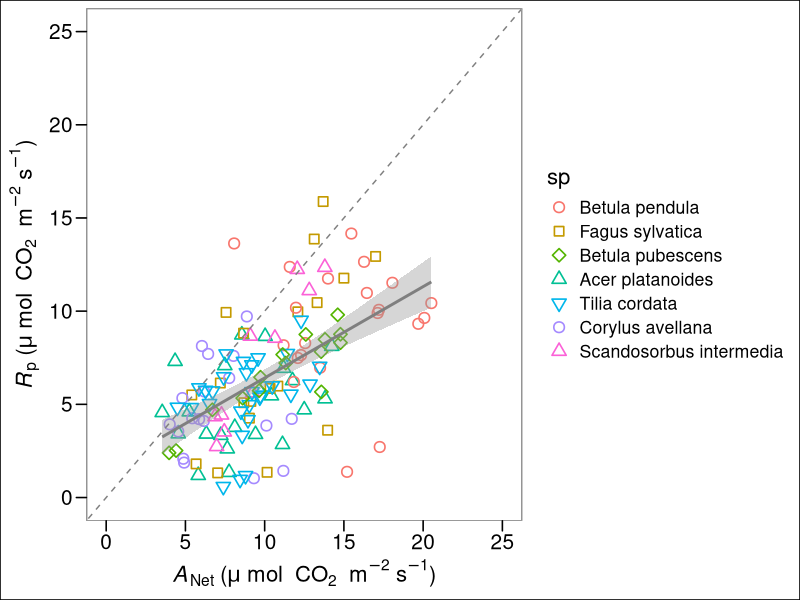
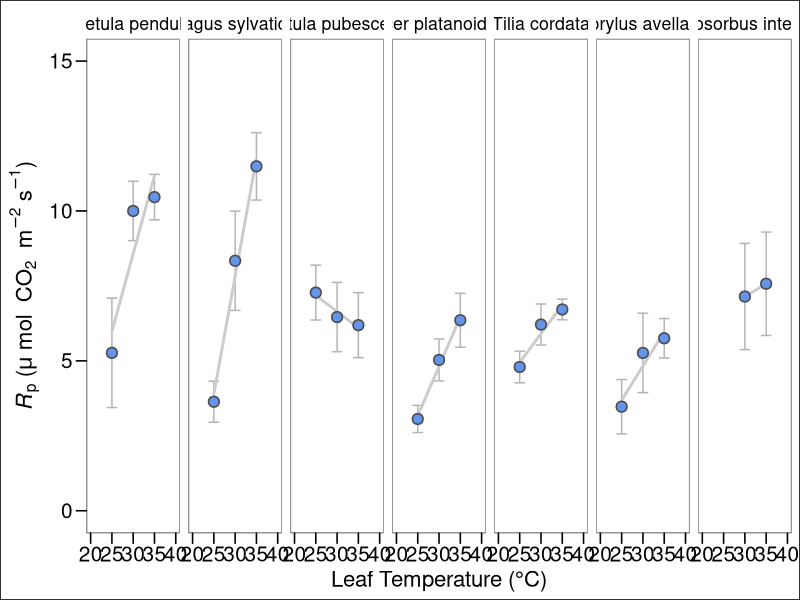
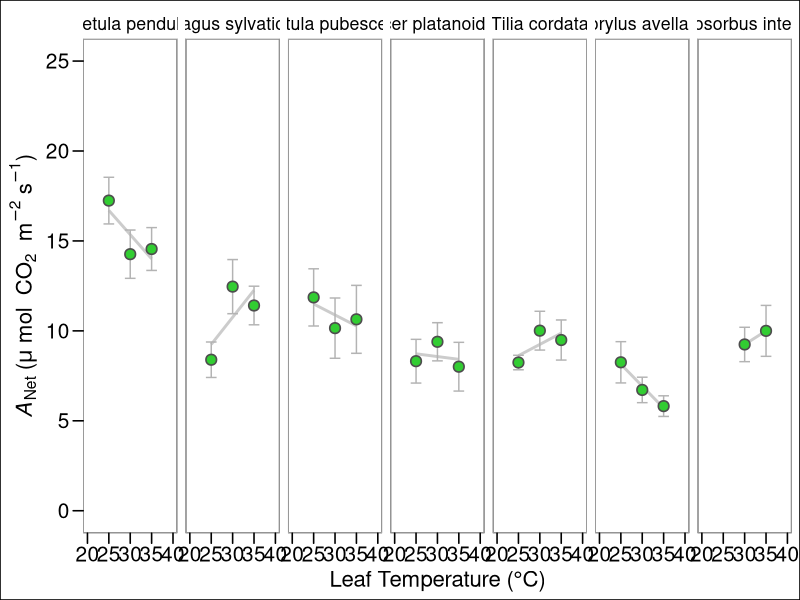
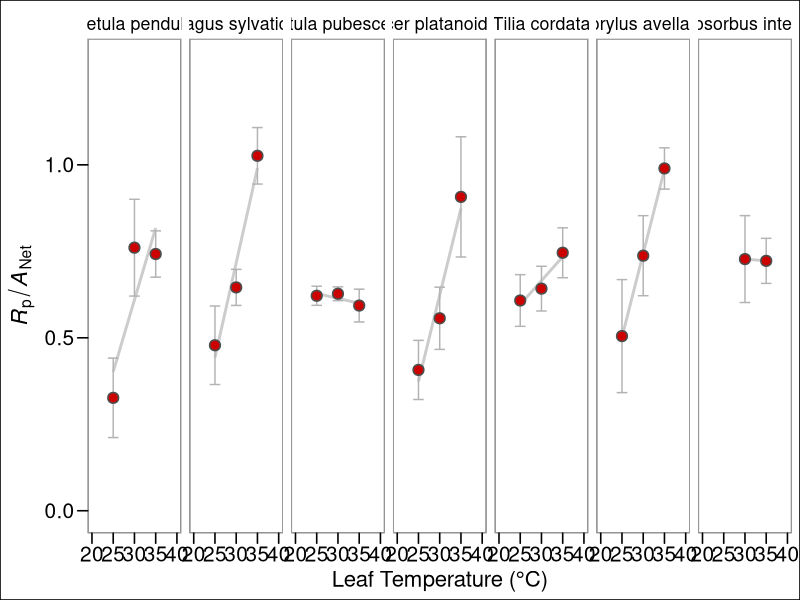
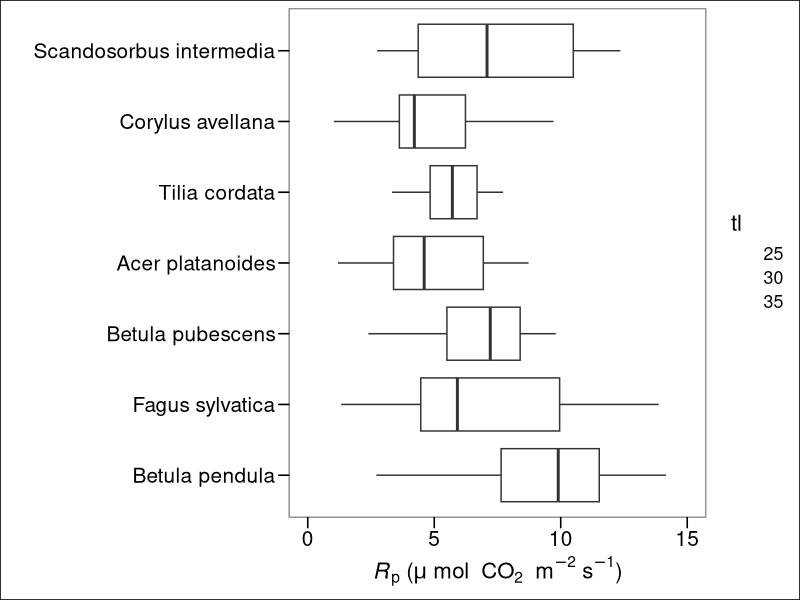
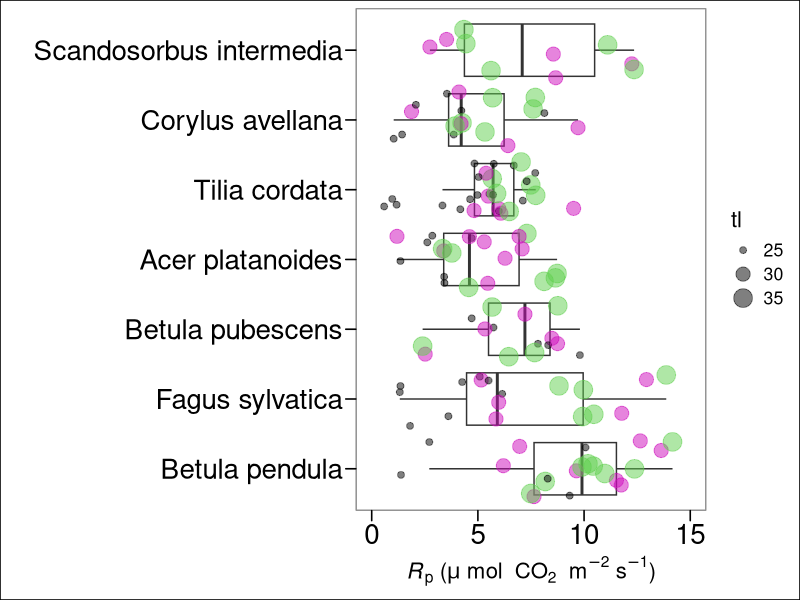
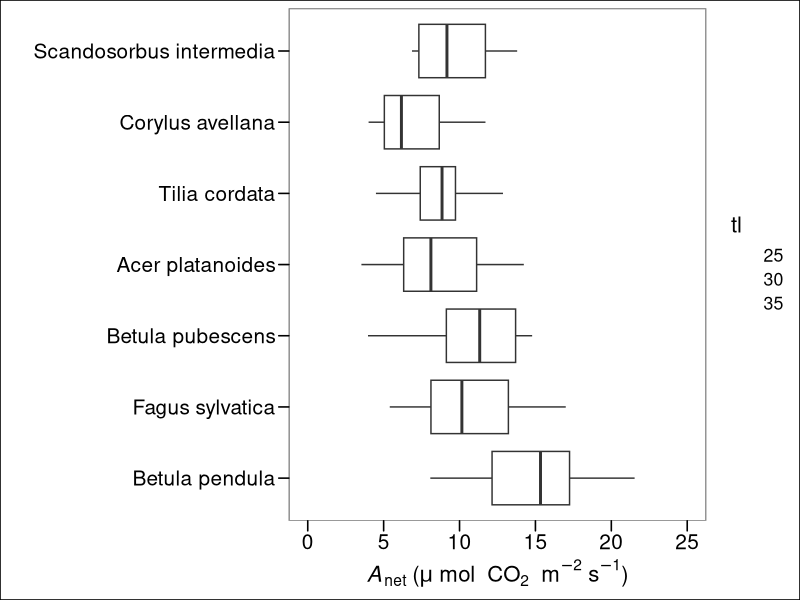
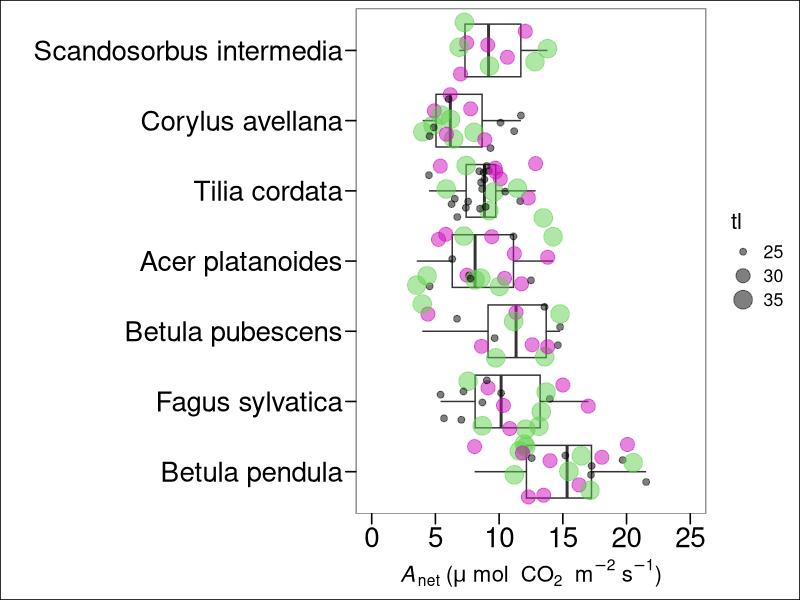

The R source for these figures, in order: (Note: this script raises an error after producing the figures.)


## lable ----
ytleaf          <- expression("T"["leaf"]~degree~"C")
photorate       <- expression("" ~mu ~ mol ~ "CO"[2]~m^{-2} ~ "s"^{-1})
labrsq          <- expression(R^{2}~"=")
labvpdl         <- "VPD (kPa)"
lab_photo       <- expression(paste(italic(A)[Net], ' (', mu * ~'mol'~ " CO"[2]~' m'^{-2}*' s'^{-1}*')'))
lab_photo1      <- expression(paste(italic(A)[Net], ' (', mu * 'mol m'^{-2}*'s'^{-1}*')'))
lab_Tleaf       <- expression(paste("Leaf temperature (", degree,"C)"))
labcond         <- expression("g"["s"]~~"in"~mol~H[2]*O~m^{-2}~s^{-1})
labcond1        <- expression("Conductance to "~H[2]*O~"in"~mol~H[2]*O~m^{-2}~s^{-1})
labtrmmol       <- expression("E"~~"in"~mol~H[2]*O~m^{-2}~s^{-1})
etrrate         <- expression("" ~mu ~ mol ~"photon" ~m^{-2} ~ "s"^{-1})
photorate       <- expression("" ~mu ~ mol ~ "CO"[2]~m^{-2} ~ "s"^{-1})
labgs           <- expression(paste(italic(g[s])*" ("~mol[H[2]*O]~m^{-2}~s^{-1}~")"))


## data processing ---- Load ONE of the following csv's


# Species
df <- read.csv("Data/Uppsala-2024-Summer-Photorespiration-SpotMes-TreeSpp.csv", header = T, stringsAsFactors = T, sep = ";")


# Ecotypes

df <- read.csv("Data/Uppsala-2024-Summer-Photorespiration-SpotMes-Birch-Ecotypes.csv", header = T, stringsAsFactors = T, sep = ";")


###### Photorespiration rate calculation loop -----------------------------------------------------

## use the following filters as necessary
df     <- subset(df, dq == "yes") # eliminates unreliable values.

df$pairid <- paste0(df$sprp, "-", df$setTleaf)

df$pairid <- as.factor(df$pairid)


length(unique(df$pairid))       # individual runs + season

dflist    <-   split(df,list(df$pairid))
dflist    <-   split(df,unique(list(df$pairid)))
dflist    <-   dflist[sapply(dflist, nrow)>0] 

setwd("output")


correct_RD <- function(data, output_path){
  
  ColumnNames <- c("sp","treeid","setTleaf",
             "anet.21p",    
             "anet.0p",
             "Rd",
             "corranet",
             "anet.delta",
             "pr.CO2", 
             "pr.real",
             "pr.percent",    
             "gsw.21p",    
             "gsw.0p",     
             "gsw.delta",  
             "gsw.percent",
             "E.21p",     
             "E.0p",      
             "E.delta",   
             "E.percent", 
             "ETR.21p",     
             "ETR.0p",
             "ETR.delta",   
             "ETR.percent",
             "JT",
             "JO1",
             "JC1",
             "JO2",
             "JC2",
             "JO1.percent",
             "JC1.percent",
             "JO2.percent",
             "JC2.percent",
             "NPQ.21p",
             "NPQ.0p",
             "NPQ.delta",
             "NPQ.percent")
  
  output_data <- data.frame(matrix(nrow = 0, ncol = length(ColumnNames)))
  names(output_data) <- ColumnNames

  for(dataIdx in 1:length(data)){
    
    speciesdata <- data[[dataIdx]]
    if(nrow(speciesdata) != 2){
      print(names(dflist)[dataIdx])
      print(nrow(speciesdata))
      next
    }
    
    
    sp               <-     speciesdata$sp[1]
    treeid           <-     speciesdata$treeid[1]
    setTleaf         <-     speciesdata$setTleaf[1]
    
    p21              <-     subset(speciesdata, olev == "21p")    
    p0               <-     subset(speciesdata, olev == "0p")
    
    anet.21p         <-     p21$A
    anet.0p          <-     p0$A
     
    
    # Calculate corrected Anet. The values for slope and intercept       where calculated using values taken from the literature. 
    
    Rd               <-      0.05554*anet.21p+ 0.11395 
    corranet         <-      anet.21p-Rd          
    # "corranet" is Anet corrected for Rd
    
    
    anet.delta       <-      anet.0p - anet.21p
    pr.CO2           <-      anet.delta * 0.5
    pr.real          <-      anet.delta + pr.CO2
    pr.percent       <-      pr.real/anet.21p
    
    gsw.21p          <-      p21$gsw
    gsw.0p           <-      p0$gsw
    gsw.delta        <-      p0$gsw - p21$gsw
    gsw.percent      <-      gsw.delta/p21$gsw
    
    
    E.21p            <-      p21$E
    E.0p             <-      p0$E
    E.delta          <-      p0$E - p21$E
    E.percent        <-      E.delta/p21$E
    
    
    ETR.21p          <-      p21$ETR
    ETR.0p           <-      p0$ETR
    ETR.delta        <-      p0$ETR - p21$ETR
    ETR.percent      <-      ETR.delta/p21$ETR
    JT               <-      ETR.21p + ETR.0p
    JO1              <-      pr.percent * JT
    JC1              <-      JT-JO1
    JO2              <-      ((2/3)*(JT-4*(anet.21p)))
    JC2              <-      ((1/3)*(JT+8*(anet.21p)))
    JO1.percent      <-      JO1/JT
    JC1.percent      <-      JC1/JT
    JO2.percent      <-      JO2/JT
    JC2.percent      <-      JC2/JT
    
    
    NPQ.21p          <-      p21$NPQ
    NPQ.0p           <-      p0$NPQ
    NPQ.delta        <-      NPQ.0p - NPQ.21p
    NPQ.percent      <-      NPQ.delta/NPQ.21p
    
    new_data = data.frame(as.character(sp),
                          as.character(treeid),
                          as.character(setTleaf), 
                          anet.21p,    
                          anet.0p,     
                          Rd, 
                          corranet,
                          anet.delta,
                          pr.CO2,
                          pr.real,
                          pr.percent,
                          gsw.21p,    
                          gsw.0p,     
                          gsw.delta,  
                          gsw.percent,
                          p21$E,     
                          E.0p,      
                          E.delta,   
                          E.percent, 
                          ETR.21p,     
                          ETR.0p,   
                          ETR.delta,   
                          ETR.percent,
                          JT,
                          JO1,
                          JC1,
                          JO2,
                          JC2,
                          JO1.percent,
                          JC1.percent,
                          JO2.percent,
                          JC2.percent,
                          NPQ.21p,
                          NPQ.0p,
                          NPQ.delta, 
                          NPQ.percent)
    
    names(new_data) <- names(output_data)
    output_data <- rbind(output_data, new_data)
    
    
  }
  
  file_path = paste(output_path, "species-output.csv", sep = "/")
  if(!dir.exists(output_path)){
    dir.create(output_path, recursive = T)
  }
  
  
  index <- 1
  while(file.exists(file_path)){
    file_path <- paste(output_path, paste("species-output", as.character(index), ".csv", sep =""), sep = "/")
    index = index + 1
  }
 
  

  write.table(output_data, file = file_path, 
              row.names = FALSE, col.names = T, sep = ";")
}

correct_RD(dflist, "./")


####### plotting output -------


outs <- read.csv("output/species-output.csv", stringsAsFactors = T, sep = ";")

outs$sp <- factor(outs$sp, levels = c(
  "Betula pendula",         
  "Fagus sylvatica",         
  "Betula pubescens",       
  "Acer platanoides", 
  "Tilia cordata",
  "Corylus avellana",       
  "Scandosorbus intermedia"))



# Making the table for the concatenated PR values for each species and each temperature point.
library(stats)
library(base)
library(dplyr)
library(ggplot2)




## Plotting absolute Rp over temp##---------------------------------###

## Figure 1A ----
svg(filename = "pr-raw-new.svg", width = 16, height = 4.5, bg = "transparent")
absolute.table <- outs %>%
  group_by(sp, setTleaf) %>%
  summarise(pr.real.avg = mean(pr.real),
            se = sd(pr.real)/ sqrt(length(pr.real)))

ggplot(absolute.table, aes(y = pr.real.avg, x=setTleaf, group=sp))+
  geom_errorbar(aes(ymin=pr.real.avg-se, ymax=pr.real.avg+se),col ="grey70", width= 2.5)+ #pmin can be used to cap the ymax. (e.g., pmin(pr.real.avg+se, 1.0))
  geom_smooth(se = F, method="lm", col = "grey80")+
  geom_point(col="grey30", size = 3, pch = 21, fill = "cornflowerblue", stroke = 0.85)+
  # stat_regline_equation(data = outs, aes(x = setTleaf, y=pr.real, label = paste(..eq.label.., ..adj.rr.label.., paste("p = ", ..p.value..), sep = "~~~")),
  # formula = y~x,
  # label.x =22, label.y = 1.5)+
  facet_wrap(~sp, ncol = 7) +
  scale_y_continuous(limits = c(0, 15), name = expression(paste(italic(R)[p], ' (', mu * ~'mol'~ " CO"[2]~' m'^{-2}*' s'^{-1}*')')))+
  scale_x_continuous(limits = c(20,40), name = "Leaf Temperature (°C)")+
  ggthemes::theme_base() +
theme(axis.text.y = element_text(size = 15), 
      axis.text.x = element_text(size = 15),
      panel.border = element_rect(color = "grey70"))
dev.off()


### Plot showing Anet 21p over temp##-------------------------------###
## Figure 1B ----

svg(filename = "anet21-raw-new.svg", width = 16, height = 4.5, bg = "transparent")

anet.table <- outs %>%
  group_by(sp, setTleaf) %>%
  summarise(anet.21p.avg = mean(anet.21p),
            se = sd(anet.21p) / sqrt(length(anet.21p)))

ggplot(anet.table, aes(y = anet.21p.avg, x=setTleaf, group=sp))+
  geom_smooth(se = F, method="lm", col = "grey80")+
  geom_errorbar(aes(ymin=anet.21p.avg-se, ymax=anet.21p.avg+se),col ="grey70", width= 2.5) +
  geom_point(col="grey30", size = 3, pch = 21, fill = "limegreen", stroke = 0.85)+
  # stat_regline_equation(data = outs, aes(x = setTleaf, y=anet.21p, label = paste(..eq.label.., ..adj.rr.label.., paste("p = ", ..p.value..), sep = "~~~")),
  # formula = y~x,
  # label.x =22, label.y = 1.5)+
  facet_wrap(~sp, ncol = 7) +
  scale_y_continuous(limits = c(0, 25), name = expression(paste(italic(A)[Net], ' (', mu * ~'mol'~ " CO"[2]~' m'^{-2}*' s'^{-1}*')')))+
  scale_x_continuous(limits = c(20,40), name = "Leaf Temperature (°C)")+
  ggthemes::theme_base()+
  theme(axis.text.y = element_text(size = 15), 
        axis.text.x = element_text(size = 15),
        panel.border = element_rect(color = "grey70"))
dev.off()





###Plot of pr.percent##-----------------------------------------###
svg(filename = "pr-percent-new.svg", width = 16, height = 4.5, bg = "transparent")



percent.table <- outs %>%
  group_by(sp, setTleaf) %>%
  summarise(pr.percent.avg = mean(pr.percent),
            se = sd(pr.percent)/ sqrt(length(pr.percent)))


ggplot(percent.table, aes(y = pr.percent.avg, x=setTleaf, group=sp))+
  #pmin can be used to cap the ymax. (e.g., pmin(pr.real.avg+se, 1.0))
  geom_smooth(se = F, method="lm", col = "grey80")+
  # ggpmisc::stat_poly_eq(
  #   data = outs,
  #   formula = y ~ x,
  #   aes(x = setTleaf, y = pr.percent, label = paste(after_stat(p.value.label), sep = "~~~")),
  #   label.x = 22,
  #   label.y = 1.5,
  # )+
  geom_errorbar(aes(ymin=pr.percent.avg-se, ymax=pr.percent.avg+se),col ="grey70", width= 2.5)+
  geom_point(col="grey30", size = 3, pch = 21, fill = "red3", stroke = 0.85)+
  # stat_regline_equation(data = outs, aes(x = setTleaf, y=pr.real, label = paste(..eq.label.., ..adj.rr.label.., paste("p = ", ..p.value..), sep = "~~~")),
  # formula = y~x,
  # label.x =22, label.y = 1.5)+
  facet_wrap(~sp, ncol = 7)+
  scale_y_continuous(limits = c(0, 1.3), name = 
                       expression(paste(italic(R)[p]/italic(A)[Net])))+
  scale_x_continuous(limits = c(20,40), name = "Leaf Temperature (°C)")+
  ggthemes::theme_base() +
  theme(axis.text.y = element_text(size = 15), 
        axis.text.x = element_text(size = 15),
        panel.border = element_rect(color = "grey70")) 
dev.off()


##---------------------------------------------------------##


###########

outs$tl <- as.factor(outs$setTleaf)



## photorespiration across species boxplot (ignoring temp). First one is for just the relationship, the second one shows the temperature spread.

svg(filename = "Rp-species.svg", width = 12, height = 6, bg = "transparent")

ggplot(outs, aes(y = pr.real, x=sp)) +
  geom_boxplot(aes(x = sp, y = pr.real), outliers =  F)  +
  geom_jitter(aes(size = tl),  color = "grey", alpha = 0) +
  
  xlab(" ") +
  scale_y_continuous(limits = c(0,15), 
                     name = expression(paste(italic(R)[p], ' (', mu * ~'mol'~ " CO"[2]~' m'^{-2}*' s'^{-1}*')')))+
  ggthemes::theme_base()+
  theme(axis.text.y = element_text(size = 15), 
        axis.text.x = element_text(size = 15),
        panel.border = element_rect(color = "grey70")) +
  coord_flip()
dev.off()



svg(filename = "Rp-species-spotted.svg", width = 12, height = 6, bg = "transparent")

ggplot(outs, aes(y = pr.real, x=sp)) +
  geom_boxplot(aes(x = sp, y = pr.real), outliers =  F)  +
  geom_jitter(aes(size = tl), color = as.factor(outs$setTleaf), alpha = 0.5) +
  xlab(" ") +
  scale_y_continuous(limits = c(0,15), 
                     name = expression(paste(italic(R)[p], ' (', mu * ~'mol'~ " CO"[2]~' m'^{-2}*' s'^{-1}*')')))+
  ggthemes::theme_base()+
  theme(axis.text.y = element_text(size = 20), 
        axis.text.x = element_text(size = 20),
        panel.border = element_rect(color = "grey70")) +
  coord_flip()
dev.off()



###------- Mixed effects models for Rp----##

mod4 <- nlme::lme(pr.real ~  sp, data = outs, 
                  random = ~1|treeid, 
                  method = "REML", 
                  na.action=na.omit) ; anova(mod4)

mod4 <- nlme::lme(pr.real ~  setTleaf, data = outs, 
                  random = ~1|sp, 
                  method = "REML", 
                  na.action=na.omit) ; anova(mod4)

mod4 <- nlme::lme(pr.real ~  sp * setTleaf, data = outs, 
                  random = ~1|treeid, 
                  method = "REML", 
                  na.action=na.omit) ; anova(mod4)

###----Test for pr.percent----------------#####


mod6 <- nlme::lme(pr.percent ~  sp, data = outs, 
                  random = ~1|treeid, 
                  method = "REML", 
                  na.action=na.omit) ; anova(mod6)

mod6 <- nlme::lme(pr.percent ~  setTleaf, data = outs, 
                  random = ~1|sp, 
                  method = "REML", 
                  na.action=na.omit) ; anova(mod6)


mod6 <- nlme::lme(pr.percent ~  sp * setTleaf, data = outs, 
                  random = ~1|treeid, 
                  method = "REML", 
                  na.action=na.omit) ; anova(mod6)


#------------------------------#


## photosynthesis across species boxplot (ignoring temp). First one is for just the relationship, the second one shows the temperature spread.

svg(filename = "Anet-species.svg", width = 12, height = 6, bg = "transparent")

ggplot(outs, aes(y = anet.21p, x=sp)) +
  geom_boxplot(aes(x = sp, y = anet.21p), outliers =  F)  +
  geom_jitter(aes(size = tl),  color = "grey", alpha = 0) +
  
  xlab(" ") +
  scale_y_continuous(limits = c(0,25), 
                     name = expression(paste(italic(A)[net], ' (', mu * ~'mol'~ " CO"[2]~' m'^{-2}*' s'^{-1}*')')))+
  ggthemes::theme_base()+
  theme(axis.text.y = element_text(size = 15), 
        axis.text.x = element_text(size = 15),
        panel.border = element_rect(color = "grey70")) +
  coord_flip()
dev.off()


svg(filename = "Anet-species-spotted.svg", width = 12, height = 6, bg = "transparent")

ggplot(outs, aes(y = anet.21p, x=sp)) +
  geom_boxplot(aes(x = sp, y = anet.21p), outliers =  F)  +
  geom_jitter(aes(size = tl), color = as.factor(outs$setTleaf), alpha = 0.5) +
  xlab(" ") +
  scale_y_continuous(limits = c(0,25), 
                     name = expression(paste(italic(A)[net], ' (', mu * ~'mol'~ " CO"[2]~' m'^{-2}*' s'^{-1}*')')))+
  ggthemes::theme_base()+
  theme(axis.text.y = element_text(size = 20), 
        axis.text.x = element_text(size = 20),
        panel.border = element_rect(color = "grey70")) +
  coord_flip()
dev.off()


###------- Mixed effects models for Anet----##

mod5 <- nlme::lme(anet.21p ~  sp, data = outs, 
                  random = ~1|treeid, 
                  method = "REML", 
                  na.action=na.omit) ; anova(mod5)

mod5 <- nlme::lme(anet.21p ~  setTleaf, data = outs, 
                  random = ~1|sp, 
                  method = "REML", 
                  na.action=na.omit) ; anova(mod5)

mod5 <- nlme::lme(anet.21p ~  sp * setTleaf, data = outs, 
                  random = ~1|treeid, 
                  method = "REML", 
                  na.action=na.omit) ; anova(mod5)






### plotting averages 

pt <- outs %>%
  group_by(sp, setTleaf) %>%
  summarise(pr = mean(pr.real),
            prse = sd(pr.real)/sqrt(length(pr.real)),
            ps = mean(anet.21p),
            psse = sd(anet.21p)/ sqrt(length(anet.21p)))

pt25 <- subset(pt, setTleaf == 25)
pt30 <- subset(pt, setTleaf == 30)
pt35 <- subset(pt, setTleaf == 35)


mod6 <- nlme::lme(pr ~  ps , data = pt25, 
                  random = ~1|sp, 
                  method = "REML", 
                  na.action=na.omit) ; anova(mod6)



mod6 <- nlme::lme(pr ~  ps , data = pt30, 
                  random = ~1|sp, 
                  method = "REML", 
                  na.action=na.omit) ; anova(mod6)

mod6 <- nlme::lme(pr ~  ps , data = pt35, 
                  random = ~1|sp, 
                  method = "REML", 
                  na.action=na.omit) ; anova(mod6)


cor25 <- cor(pt25$ps, pt25$pr, method = 'pearson'); round(cor25, 2) 
cor30 <- cor(pt30$ps, pt30$pr, method = 'pearson'); round(cor30, 2)
cor35 <- cor(pt35$ps, pt35$pr, method = 'pearson'); round(cor35, 2)






######  Rp against Anet split by temperature ----

mod6 <- nlme::lme(pr.real ~  anet.21p, data = outs, 
                  random = ~1|sp, 
                  method = "REML", 
                  na.action=na.omit) ; anova(mod6)



svg(filename = "Rp-over-Anet-alltemp.svg", width = 10, height = 3.3, bg = "transparent")

ggplot(pt, aes(y = pr, x=ps, color = sp)) +
  geom_smooth(se = T, method="lm", col = "grey80") +
  geom_point(size = 3, stroke = 0.85, aes(color = sp, shape = sp)) +
  scale_x_continuous(limits = c(0, 20), 
                     name = expression(paste(italic(A)[Net], ' (', mu * ~'mol'~ " CO"[2]~' m'^{-2}*' s'^{-1}*')'))) +
  scale_y_continuous(limits = c(0,20), 
                     name = expression(paste(italic(R)[p], ' (', mu * ~'mol'~ " CO"[2]~' m'^{-2}*' s'^{-1}*')'))) +
  ggthemes::theme_base() +
  geom_errorbar(aes(ymin=pr-prse, ymax=pr+prse)) +
  geom_errorbarh(aes(xmin=ps-psse, xmax=ps+psse)) + 
  theme(axis.text.y = element_text(size = 15),
        axis.text.x = element_text(size = 15),
        panel.border = element_rect(color = "grey70")) +
  scale_shape_manual(values = c(21,22,23,24,25,1,2))+
  geom_abline(slope = 1, linetype = "dashed", color = "grey50") + 
  geom_point(size = 3, stroke = 0.85, aes(color = sp, shape = sp)) +
  facet_wrap(~setTleaf)

dev.off()


# Does higher photorespiration rates = higher photosynthesis rates??? (spoiler, yes)



#### all replicates plotted - donot use. 

# svg(filename = "Rp-over-Anet.svg", width = 7, height = 4.5, bg = "transparent")
outs$st <- as.factor(outs$setTleaf)
ggplot(outs, aes(y = pr.real, x=anet.21p)) +
  geom_point(size = 3, 
             stroke = 0.85, aes(color = sp, shape = sp)) +
  geom_smooth(se = T, method="lm", col = "grey50") +
  scale_x_continuous(limits = c(0, 25), 
                     name = expression(paste(italic(A)[Net], ' (', mu * ~'mol'~ " CO"[2]~' m'^{-2}*' s'^{-1}*')'))) +
  scale_y_continuous(limits = c(0,25), 
                     name = expression(paste(italic(R)[p], ' (', mu * ~'mol'~ " CO"[2]~' m'^{-2}*' s'^{-1}*')')))+
  ggthemes::theme_base()+
  theme(axis.text.y = element_text(size = 15), 
        axis.text.x = element_text(size = 15),
        panel.border = element_rect(color = "grey70")) +
  scale_shape_manual(values = c(21,22,23,24,25,1,2)) +
  geom_abline(slope = 1, linetype = "dashed", color = "grey50") 
dev.off()

#---------------------------------------------------------------------#

# svg(filename = "Rp-over-Anet-alltemp.svg", width = 16, height = 4.5, bg = "transparent")

#### all replicates plotted - donot use. 


ggplot(outs, aes(y = pr.real, x=anet.21p, color = sp)) +
  geom_smooth(data = outs, mapping = aes(y=pr.real, x=anet.21p), 
              se = T, method="lm", col = "grey80") +
  geom_point(size = 3, 
             stroke = 0.85, aes(color = sp, shape = sp)) +
  scale_x_continuous(limits = c(0, 25), 
                     name = expression(paste(italic(A)[Net], ' (', mu * ~'mol'~ " CO"[2]~' m'^{-2}*' s'^{-1}*')'))) +
  scale_y_continuous(limits = c(0,25), 
                     name = expression(paste(italic(R)[p], ' (', mu * ~'mol'~ " CO"[2]~' m'^{-2}*' s'^{-1}*')')))+
  ggthemes::theme_base()+
  theme(axis.text.y = element_text(size = 15), 
        axis.text.x = element_text(size = 15),
        panel.border = element_rect(color = "grey70")) +
  scale_shape_manual(values = c(21,22,23,24,25,1,2))+
  geom_abline(slope = 1, linetype = "dashed", color = "grey50") +
  facet_wrap(~setTleaf)
dev.off()


######  Creating the dataframes for each temperature for the models ----

outs25 <- subset(outs, setTleaf == 25)
outs30 <- subset(outs, setTleaf == 30)
outs35 <- subset(outs, setTleaf == 35)


######  Rp against Anet split by temperature ----

mod6 <- nlme::lme(pr.real ~  anet.21p, data = outs, 
                 random = ~1|sp, 
                 method = "REML", 
                 na.action=na.omit) ; anova(mod6)


mod7 <- nlme::lme(pr.real ~  anet.21p, data = outs25, 
                  random = ~1|sp, 
                  method = "REML", 
                  na.action=na.omit) ; anova(mod7)

mod7 <- nlme::lme(pr.real ~  anet.21p, data = outs30, 
                  random = ~1|sp, 
                  method = "REML", 
                  na.action=na.omit) ; anova(mod7)

mod7 <- nlme::lme(pr.real ~  anet.21p, data = outs35, 
                  random = ~1|sp, 
                  method = "REML", 
                  na.action=na.omit) ; anova(mod7)










#-------------------------------#


### I WOULD LIKE TO DISCUSS THIS TO CONFIRM IM DOING THINGS CORRECTLY

# Checking the individual significance of species temperature response.

pt <- outs %>%
  group_by(sp, treeid, setTleaf) %>%
  summarise(pr = mean(pr.real),
            prse = sd(pr.real)/sqrt(length(pr.real)),
            ps = mean(anet.21p),
            psse = sd(anet.21p)/ sqrt(length(anet.21p)))

Betulapen <- subset(pt, sp == "Betula pendula")

mod6 <- nlme::lme(pr ~  setTleaf, data = Betulapen, 
                  random = ~1|treeid, 
                  method = "REML", 
                  na.action=na.omit) ; anova(mod6)


Fagus <- subset(pt, sp == "Fagus sylvatica")

mod6 <- nlme::lme(pr ~  setTleaf, data = Fagus, 
                  random = ~1|treeid, 
                  method = "REML", 
                  na.action=na.omit) ; anova(mod6)


Acer <- subset(pt, sp == "Acer platanoides")

mod6 <- nlme::lme(pr ~  setTleaf, data = Acer, 
                  random = ~1|treeid, 
                  method = "REML", 
                  na.action=na.omit) ; anova(mod6)


Batulapub <- subset(pt, sp == "Betula pubescens")

mod6 <- nlme::lme(pr ~  setTleaf, data = Batulapub, 
                  random = ~1|treeid, 
                  method = "REML", 
                  na.action=na.omit) ; anova(mod6)


Tilia <- subset(pt, sp == "Tilia cordata")

mod6 <- nlme::lme(pr ~  setTleaf, data = Tilia, 
                  random = ~1|treeid, 
                  method = "REML", 
                  na.action=na.omit) ; anova(mod6)


Corylus <- subset(pt, sp == "Corylus avellana")

mod6 <- nlme::lme(pr ~  setTleaf, data = Corylus, 
                  random = ~1|treeid, 
                  method = "REML", 
                  na.action=na.omit) ; anova(mod6)


Sorbus <- subset(pt, sp == "Scandosorbus intermedia")


mod6 <- nlme::lme(pr ~  setTleaf, data = Sorbus, 
                  random = ~1|treeid, 
                  method = "REML", 
                  na.action=na.omit) ; anova(mod6)


# Creating a sheet with each temperature point containing one compiled value for each species. This table is used when gathering the highest/lowest mean differences in Anet and Rp across Tleaf. 

pt <- outs %>%
  group_by(sp, setTleaf) %>%
  summarise(pr = mean(pr.real),
            prse = sd(pr.real)/sqrt(length(pr.real)),
            ps = mean(anet.21p),
            psse = sd(anet.21p)/ sqrt(length(anet.21p)))

Sorbus <- subset(pt, sp == "Scandosorbus intermedia")


mod6 <- nlme::lme(pr ~  setTleaf, data = Sorbus, 
                  random = ~1|treeid, 
                  method = "REML", 
                  na.action=na.omit) ; anova(mod6)













#-------------------------------#



#Box plots of pr.percent across the leaf temperatures

ggplot(outs, aes(y = pr.percent, x=tl, color=tl)) +
  geom_boxplot(aes(x = tl, y = pr.percent, fill = setTleaf)) +
  geom_jitter() +
  scale_x_continuous(limits = c(20, 40), 
                     name = "Leaf Temperature (°C)") +
  scale_y_continuous(limits = c(0,15), 
                     name = expression(paste(italic(R)[p], ' (', mu * ~'mol'~ " CO"[2]~' m'^{-2}*' s'^{-1}*')')))+
  ggthemes::theme_base()+
  theme(axis.text.y = element_text(size = 15), 
        axis.text.x = element_text(size = 15),
        panel.border = element_rect(color = "grey70"))


#-------- boxplot of Rp over temperature ----_#
svg(filename = "Rp-over-temp-box.svg", width = 16, height = 4.5, bg = "transparent")


ggplot(outs, aes(y = pr.real, x=tl)) +
  geom_boxplot(aes(x = tl, y = pr.real)) +
  geom_jitter(aes(color = sp)) +
  xlab("Leaf Temperature (°C)") +
  scale_y_continuous(limits = c(0,15), 
                     name = expression(paste(italic(R)[p], ' (', mu * ~'mol'~ " CO"[2]~' m'^{-2}*' s'^{-1}*')')))+
  ggthemes::theme_base()+
  theme(axis.text.y = element_text(size = 15), 
        axis.text.x = element_text(size = 15),
        panel.border = element_rect(color = "grey70"))
dev.off()







###### STATISTICAL TESTS #########


## example model fits nlme ---- 

# Here we are running a for loop testing     the relationship between species, setTleaf and the combined effect of them (I.e the temperature response of species), against pr.real (Absolute photorespiration rates ("10")), pr.percent (Proportional photorespiration rates ("11")), anet.21p (Ambient photosynthesis rates ("4")), anet.0p (O2-free photosynthesis rates ("5")) and JO2.percent (proportional oxygenation rates calculated using ETR only ("31)).


colindeces <- c(10, 11, 4, 5, 31)
colindeces <- c(10)
method.slope <- c()
value.slope <- c()
species.slope <- c()

names(outs)[colindeces[1]]

for (index in 1:length(colindeces)){
  
  
  independentVariable = outs[,colindeces[index]] 
  
  mod1 <- nlme::lme(independentVariable ~  sp , data = outs, 
                    random = ~1|treeid, 
                    method = "REML", 
                    na.action=na.omit) ; anova(mod1)
  print(paste("This analysis is based on :", names(outs)[colindeces[index]]))
  print(summary(mod1))
  
  mod1 <- nlme::lme(independentVariable ~  setTleaf , data = outs, 
                    random = ~1|sp, 
                    method = "REML", 
                    na.action=na.omit) ; anova(mod1)
  
  print(paste("This analysis is based on :", names(outs)[colindeces[index]]))
  print(summary(mod1))
  
  mod1 <- nlme::lme(independentVariable ~  sp * setTleaf, 
                    data = outs, 
                    random = ~1|treeid, 
                    method = "REML", 
                    na.action=na.omit) ; anova(mod1)
  
  print(paste("This analysis is based on :", names(outs)[colindeces[index]]))
  print(summary(mod1))
  
  
  print("----------------------------------------------------------------")
}


outs25 <- subset(outs, setTleaf == 25)
outs30 <- subset(outs, setTleaf == 30)
outs35 <- subset(outs, setTleaf == 35)



######----


######  Rp against species split by treeid nested for each temp point ----
 mod4 <- nlme::lme(pr.real ~  sp, data = outs25, 
                   random = ~1|treeid, 
                   method = "REML", 
                   na.action=na.omit) ; anova(mod4)
 
 mod4 <- nlme::lme(pr.real ~  sp, data = outs30, 
                   random = ~1|treeid, 
                   method = "REML", 
                   na.action=na.omit) ; anova(mod4)
 
 mod4 <- nlme::lme(pr.real ~  sp, data = outs35, 
                   random = ~1|treeid, 
                   method = "REML", 
                   na.action=na.omit) ; anova(mod4)
 

mod4 <- nlme::lme(pr.real ~  anet.21p * setTleaf, data = outs, 
                  random = ~1|sp, 
                  method = "REML", 
                  na.action=na.omit) ; anova(mod4)




library(tidyr)

long_data <- outs %>%
  gather(key = "method", value = "y", pr.percent, JO2.percent)

# Fit a model with an interaction term between method and setTleaf
long_model <- lm(y ~ sp * setTleaf * method, data = long_data)

# Check the model summary
summary(long_model)


# Fit the model with and without the interaction term between method and setTleaf
model_interaction <- lm(y ~ sp * setTleaf * method, data = long_data)
model_no_interaction <- lm(y ~ sp * setTleaf + method, data = long_data)

# Compare the models using a likelihood ratio test
anova(model_no_interaction, model_interaction)

# Visualize the comparison
library(ggplot2)
ggplot(long_data, aes(x = setTleaf, y = y, color = method)) +
  geom_point() +
  geom_smooth(method = "lm", se = FALSE) +  # Add linear regression lines
  facet_wrap(~sp)+
  labs(title = "Comparison of Slopes for y1 and y2") +
  theme_minimal()


### post hoc test ------- HSD, honest significant difference 

m7 <- aov(anet.0p ~ sp, data = outs, random = ~1|treeid, method = "REML", na.action=na.omit) ; anova(m7)
par(las=2)
par(mar=c(8,8,2,2)) 
plot(TukeyHSD(m7))


t1 <- TukeyHSD(m7)
t1 <- as.data.frame(t1$sp)
t1$com <- rownames(t1)

rownames(t1) <- NULL
colnames(t1) <- c("prdiff","lwr", "upr","padj", "com")
blah <- subset(t1, padj <= 0.05)
